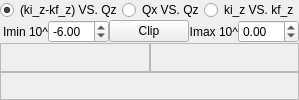
       <widget class="QWidget" name="OffSpec_Tab">
        <attribute name="title">
         <string>OffSpec Preview</string>
        </attribute>
        <attribute name="toolTip">
         <string>Off-Specular scattering intensity preview for all files in the reduction list</string>
        </attribute>
        <layout class="QGridLayout" name="gridLayout_5">
         <property name="margin">
          <number>0</number>
         </property>
         <property name="spacing">
          <number>0</number>
         </property>
         <item row="2" column="1">
          <widget class="QFrame" name="frame_4">
           <property name="sizePolicy">
            <sizepolicy hsizetype="Expanding" vsizetype="Expanding">
             <horstretch>0</horstretch>
             <verstretch>0</verstretch>
            </sizepolicy>
           </property>
           <property name="frameShape">
            <enum>QFrame::StyledPanel</enum>
           </property>
           <property name="frameShadow">
            <enum>QFrame::Raised</enum>
           </property>
           <layout class="QVBoxLayout" name="verticalLayout_15">
            <item>
             <widget class="MPLWidget" name="offspec_mm" native="true"/>
            </item>
           </layout>
          </widget>
         </item>
         <item row="3" column="0" colspan="2">
          <widget class="QFrame" name="frame_2">
           <property name="sizePolicy">
            <sizepolicy hsizetype="Expanding" vsizetype="Expanding">
             <horstretch>0</horstretch>
             <verstretch>0</verstretch>
            </sizepolicy>
           </property>
           <property name="frameShape">
            <enum>QFrame::StyledPanel</enum>
           </property>
           <property name="frameShadow">
            <enum>QFrame::Raised</enum>
           </property>
           <layout class="QHBoxLayout" name="horizontalLayout_3">
            <item>
             <widget class="MPLWidget" name="offspec_pm" native="true"/>
            </item>
            <item>
             <widget class="MPLWidget" name="offspec_mp" native="true"/>
            </item>
           </layout>
          </widget>
         </item>
         <item row="2" column="0">
          <widget class="QFrame" name="frame_3">
           <property name="sizePolicy">
            <sizepolicy hsizetype="Expanding" vsizetype="Expanding">
             <horstretch>0</horstretch>
             <verstretch>0</verstretch>
            </sizepolicy>
           </property>
           <property name="frameShape">
            <enum>QFrame::StyledPanel</enum>
           </property>
           <property name="frameShadow">
            <enum>QFrame::Raised</enum>
           </property>
           <layout class="QVBoxLayout" name="verticalLayout_14">
            <item>
             <widget class="MPLWidget" name="offspec_pp" native="true"/>
            </item>
           </layout>
          </widget>
         </item>
         <item row="0" column="0" colspan="2">
          <layout class="QHBoxLayout" name="horizontalLayout_8">
           <item>
            <widget class="QRadioButton" name="kizmkfzVSqz">
             <property name="text">
              <string>(ki_z-kf_z) VS. Qz</string>
             </property>
             <property name="checked">
              <bool>true</bool>
             </property>
            </widget>
           </item>
           <item>
            <widget class="QRadioButton" name="qxVSqz">
             <property name="text">
              <string>Qx VS. Qz</string>
             </property>
            </widget>
           </item>
           <item>
            <widget class="QRadioButton" name="kizVSkfz">
             <property name="text">
              <string>ki_z VS. kf_z</string>
             </property>
            </widget>
           </item>
          </layout>
         </item>
         <item row="1" column="0" colspan="2">
          <layout class="QHBoxLayout" name="horizontalLayout_9">
           <item>
            <widget class="QLabel" name="label_21">
             <property name="text">
              <string>Imin 10^</string>
             </property>
             <property name="alignment">
              <set>Qt::AlignRight|Qt::AlignTrailing|Qt::AlignVCenter</set>
             </property>
            </widget>
           </item>
           <item>
            <widget class="QDoubleSpinBox" name="offspecImin">
             <property name="decimals">
              <number>2</number>
             </property>
             <property name="minimum">
              <double>-20.000000000000000</double>
             </property>
             <property name="maximum">
              <double>2.000000000000000</double>
             </property>
             <property name="singleStep">
              <double>0.250000000000000</double>
             </property>
             <property name="value">
              <double>-6.000000000000000</double>
             </property>
            </widget>
           </item>
           <item>
            <widget class="QPushButton" name="clipOffspec">
             <property name="sizePolicy">
              <sizepolicy hsizetype="Fixed" vsizetype="Fixed">
               <horstretch>0</horstretch>
               <verstretch>0</verstretch>
              </sizepolicy>
             </property>
             <property name="text">
              <string>Clip</string>
             </property>
            </widget>
           </item>
           <item>
            <widget class="QLabel" name="label_22">
             <property name="text">
              <string>Imax 10^</string>
             </property>
             <property name="alignment">
              <set>Qt::AlignRight|Qt::AlignTrailing|Qt::AlignVCenter</set>
             </property>
            </widget>
           </item>
           <item>
            <widget class="QDoubleSpinBox" name="offspecImax">
             <property name="minimum">
              <double>-10.000000000000000</double>
             </property>
             <property name="maximum">
              <double>10.000000000000000</double>
             </property>
             <property name="singleStep">
              <double>0.250000000000000</double>
             </property>
            </widget>
           </item>
          </layout>
         </item>
        </layout>
       </widget>
